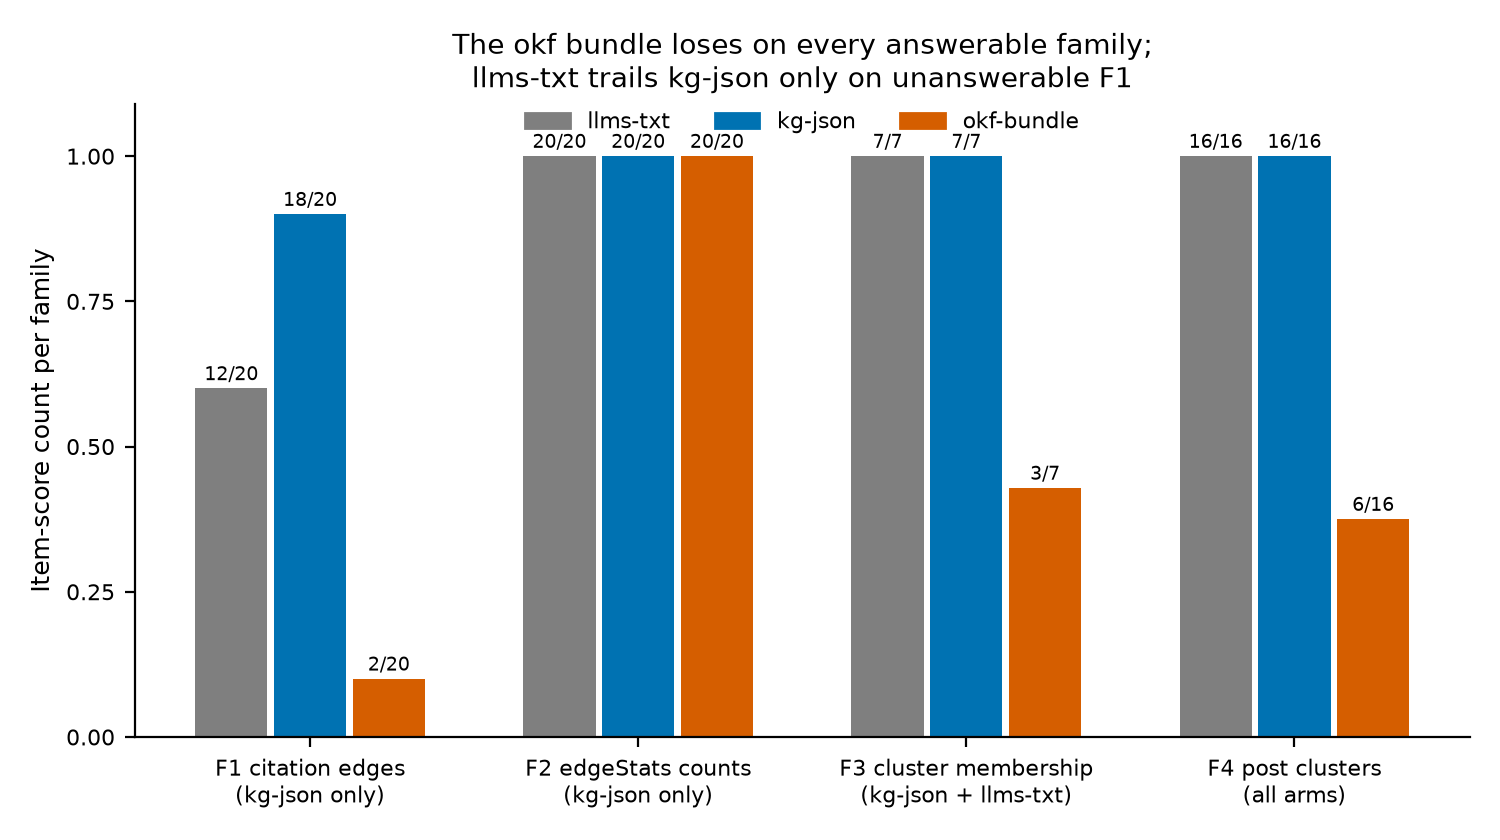

Write the Python code that produced this figure.
"""Figure 4: exploratory per-family item-score counts per arm.

Regenerate: uv run --with matplotlib python figures/fig4-family-breakdown.py
Reads only committed results/raw-v2/<arm>/run-*.json records grouped by the
family field. Per-family breakdowns are labeled exploratory in
seal-v2.json. For llms-txt and okf-bundle, F1/F2 (and F3 for okf-bundle)
items are unanswerable, so a count there reflects a correct abstention,
not an extraction; kg-json is answerable on every family.
"""

import json
import pathlib
from collections import defaultdict

import matplotlib

matplotlib.use("Agg")
import matplotlib.pyplot as plt

RAW = pathlib.Path(__file__).resolve().parents[1] / "results" / "raw-v2"
ARMS = ["llms-txt", "kg-json", "okf-bundle"]
FAMILIES = ["F1", "F2", "F3", "F4"]
COLORS = {"llms-txt": "#7f7f7f", "kg-json": "#0072B2", "okf-bundle": "#D55E00"}
FAMILY_LABELS = {
    "F1": "F1 citation edges\n(kg-json only)",
    "F2": "F2 edgeStats counts\n(kg-json only)",
    "F3": "F3 cluster membership\n(kg-json + llms-txt)",
    "F4": "F4 post clusters\n(all arms)",
}


def load_counts():
    counts = {}
    for arm in ARMS:
        tally = defaultdict(lambda: [0, 0])
        for path in sorted((RAW / arm).glob("run-*.json")):
            rec = json.loads(path.read_text())
            tally[rec["family"]][0] += 1 if rec["item_score"] else 0
            tally[rec["family"]][1] += 1
        counts[arm] = tally
    return counts


def main():
    counts = load_counts()
    if not counts:
        print("no records under results/raw-v2/ yet; run the bench first "
              "(recipe/run-bench.sh)")
        return

    fig, ax = plt.subplots(figsize=(7.5, 4.2), dpi=200)
    for spine in ("top", "right"):
        ax.spines[spine].set_visible(False)
    width = 0.24
    for i, family in enumerate(FAMILIES):
        for j, arm in enumerate(ARMS):
            k, n = counts[arm][family]
            x = i + (j - 1) * width
            ax.bar(x, k / n, width=width - 0.02, color=COLORS[arm], zorder=2)
            ax.annotate(f"{k}/{n}", (x, k / n), textcoords="offset points",
                        xytext=(0, 3), ha="center", fontsize=7)
    ax.set_xticks(range(len(FAMILIES)))
    ax.set_xticklabels([FAMILY_LABELS[f] for f in FAMILIES], fontsize=8)
    ax.set_ylabel("Item-score count per family", fontsize=9)
    ax.tick_params(axis="y", labelsize=8)
    ax.set_ylim(0, 1.09)
    ax.set_yticks([0, 0.25, 0.5, 0.75, 1.0])
    ax.set_title("The okf bundle loses on every answerable family;\n"
                 "llms-txt trails kg-json only on unanswerable F1",
                 fontsize=10)
    ax.legend([plt.Rectangle((0, 0), 1, 1, color=COLORS[a]) for a in ARMS],
              ARMS, fontsize=8, loc="upper center", ncol=3, frameon=False,
              bbox_to_anchor=(0.5, 1.02))
    fig.tight_layout()
    out = pathlib.Path(__file__).resolve().parent / "fig4-family-breakdown.png"
    fig.savefig(out)
    print(f"wrote {out}")


if __name__ == "__main__":
    main()
